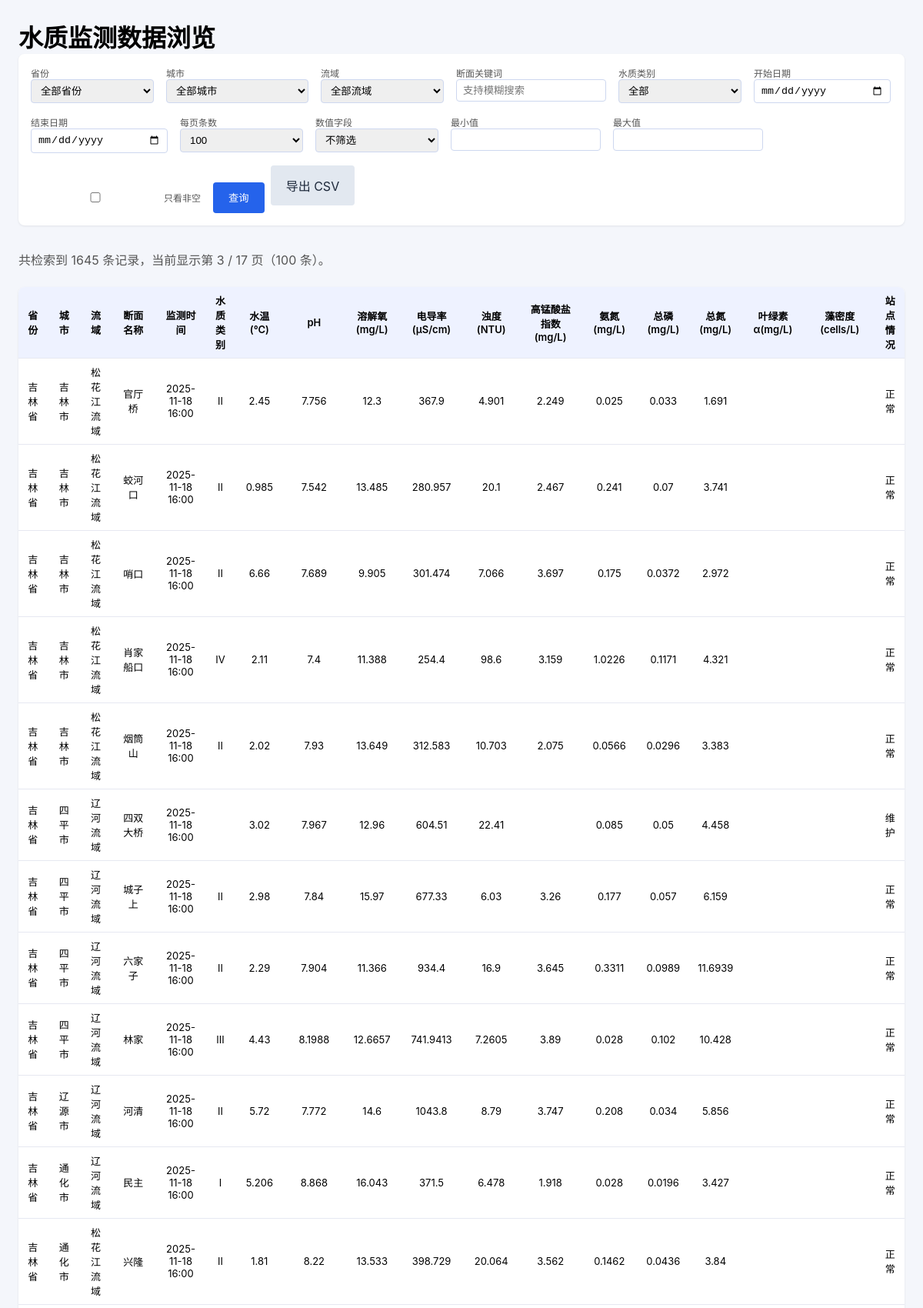
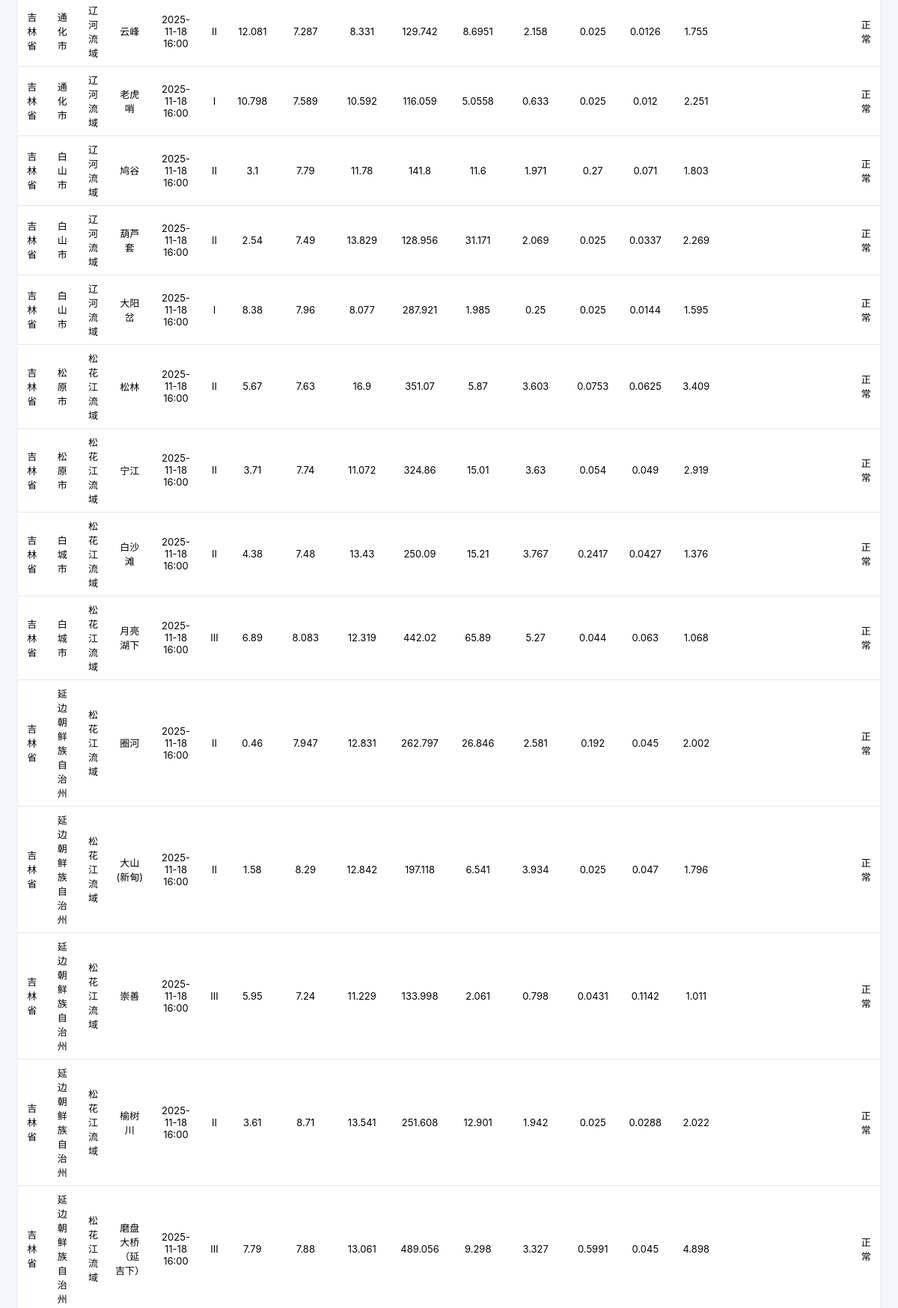
Screenshot of /?page_size=100&page=3 (upper part) with the database file from the repository (2 pictures, top to bottom).
### scraper/storage.py (models this page shows)
class Reading(Base):
    __tablename__ = "readings"
    id = Column(Integer, primary_key=True)
    station_id = Column(Integer, ForeignKey("stations.id"), nullable=False)
    observed_at = Column(DateTime(timezone=True), nullable=False)
    batch_time = Column(DateTime(timezone=True), nullable=False)
    payload = Column(Text, nullable=True)  # JSON blob containing metrics and raw fields
    station = relationship("Station", back_populates="readings")
    __table_args__ = (
        Index("ix_unique_reading", "station_id", "observed_at", unique=True),
    )

class Station(Base):
    __tablename__ = "stations"
    id = Column(Integer, primary_key=True)
    province = Column(String(64), nullable=True)
    city = Column(String(64), nullable=True)
    basin = Column(String(128), nullable=True)
    river = Column(String(128), nullable=True)
    station_name = Column(String(128), nullable=False)
    station_code = Column(String(64), nullable=True, unique=True)
    readings = relationship("Reading", back_populates="station", cascade="all, delete-orphan")
    __table_args__ = (
        UniqueConstraint(
            "province",
            "city",
            "basin",
            "river",
            "station_name",
            name="uq_station_composite",
        ),
    )

### webapp/main.py (the view)
@app.get("/", response_class=HTMLResponse)
def index(
    request: Request,
    province: Optional[str] = Query(default=None, description="省份"),
    basin: Optional[str] = Query(default=None, description="流域"),
    city: Optional[str] = Query(default=None, description="城市"),
    station_keyword: Optional[str] = Query(default=None, description="断面关键词"),
    water_quality_class: Optional[str] = Query(default=None, description="水质类别"),
    start_date: Optional[str] = Query(default=None, description="开始日期 (YYYY-MM-DD)"),
    end_date: Optional[str] = Query(default=None, description="结束日期 (YYYY-MM-DD)"),
    metric_filter: Optional[str] = Query(default=None, description="数值字段筛选"),
    min_value: Optional[str] = Query(default=None, description="最小值"),
    max_value: Optional[str] = Query(default=None, description="最大值"),
    non_null: bool = Query(False, description="只看非空"),
    page: int = Query(1, ge=1, description="页码"),
    page_size: int = Query(100, ge=10, le=500, description="每页数量"),
):
    session = _open_session()
    try:
        provinces, basins = _collect_filter_options(session)
        cities = _collect_cities(session, province)
        start_dt = _parse_date(start_date, time.min)
        end_dt = _parse_date(end_date, time.max)
        min_value_parsed = _parse_float(min_value)
        max_value_parsed = _parse_float(max_value)
        conditions = _build_conditions(
            province,
            basin,
            city,
            station_keyword,
            water_quality_class,
            start_dt,
            end_dt,
            metric_filter,
            min_value_parsed,
            max_value_parsed,
            non_null,
        )
        count_stmt = select(func.count()).select_from(Reading).join(
            Station, Reading.station_id == Station.id
        )
        for condition in conditions:
            count_stmt = count_stmt.where(condition)
        total = session.execute(count_stmt).scalar_one()
        page_size = page_size if page_size in PAGE_SIZE_OPTIONS else PAGE_SIZE_OPTIONS[1]
        total_pages = max(1, math.ceil(total / page_size))
        page = min(page, total_pages)
        offset = (page - 1) * page_size
        data_stmt = _base_select().where(*conditions).order_by(Reading.observed_at.desc())
        data_stmt = data_stmt.offset(offset).limit(page_size)
        rows = session.execute(data_stmt).all()
        prepared_rows = _prepare_rows(rows)
    finally:
        session.close()
    base_params = {
        "province": province or "",
        "basin": basin or "",
        "city": city or "",
        "station_keyword": station_keyword or "",
        "water_quality_class": water_quality_class or "",
        "start_date": start_date or "",
        "end_date": end_date or "",
        "metric_filter": metric_filter or "",
        "min_value": min_value if min_value is not None else "",
        "max_value": max_value if max_value is not None else "",
        "non_null": int(non_null),
        "page_size": page_size,
    }
    export_query = _build_query_params(base_params)
    prev_query = _build_query_params({**base_params, "page": page - 1}) if page > 1 else ""
    next_query = (
        _build_query_params({**base_params, "page": page + 1})
        if page < total_pages
        else ""
    )
    return templates.TemplateResponse(
        "index.html",
        {
            "request": request,
            "rows": prepared_rows,
            "metrics": DISPLAY_METRICS,
            "provinces": provinces,
            "basins": basins,
            "cities": cities,
            "selected_filters": {
                "province": province or "",
                "basin": basin or "",
                "city": city or "",
                "station_keyword": station_keyword or "",
                "water_quality_class": water_quality_class or "",
                "start_date": start_date or "",
                "end_date": end_date or "",
                "page": page,
                "page_size": page_size,
            },
            "row_count": len(prepared_rows),
            "total": total,
            "page": page,
            "total_pages": total_pages,
            "page_size_options": PAGE_SIZE_OPTIONS,
            "prev_query": prev_query,
            "next_query": next_query,
            "export_query": export_query,
            "water_quality_classes": WATER_QUALITY_CLASSES,
            "chart_metrics": NUMERIC_METRICS,
            "selected_metric_filter": metric_filter or "",
            "min_value": "" if min_value is None else min_value,
            "max_value": "" if max_value is None else max_value,
            "non_null": non_null,
            "active_tab": "table",
        },
    )

### webapp/templates/index.html (shortened to what this page needs)
<!DOCTYPE html>
<html lang="zh-CN">
  <head>
  </head>
  <body>
    <h1>水质监测数据浏览</h1>
    <form method="get" class="filters">
      <label>
        省份
        <select name="province">
          <option value="">全部省份</option>
        </select>
      </label>
      <label>
        城市
        <select name="city">
          <option value="">全部城市</option>
        </select>
      </label>
      <label>
        流域
        <select name="basin">
          <option value="">全部流域</option>
        </select>
      </label>
      <label>
        断面关键词
        <input
          type="text"
          name="station_keyword"
          placeholder="支持模糊搜索"
          value="{{ selected_filters.station_keyword }}"
        />
      </label>
      <label>
        水质类别
        <select name="water_quality_class">
          <option value="">全部</option>
        </select>
      </label>
      <label>
        开始日期
        <input type="date" name="start_date" value="{{ selected_filters.start_date }}" />
      </label>
      <label>
        结束日期
        <input type="date" name="end_date" value="{{ selected_filters.end_date }}" />
      </label>
      <label>
        每页条数
        <select name="page_size">
          {% for size in page_size_options %}
          <option value="{{ size }}" {% if size == selected_filters.page_size %}selected{% endif %}>
            {{ size }}
          </option>
          {% endfor %}
        </select>
      </label>
      <label>
        数值字段
        <select name="metric_filter">
          <option value="">不筛选</option>
        </select>
      </label>
      <label>
        最小值
        <input type="number" step="any" name="min_value" value="{{ min_value }}" />
      </label>
      <label>
        最大值
        <input type="number" step="any" name="max_value" value="{{ max_value }}" />
      </label>
      <label style="flex-direction: row; align-items: center; gap: 6px; margin-top: 22px;">
        <input type="checkbox" name="non_null" value="1" {% if non_null %}checked{% endif %} />
        只看非空
      </label>
      <div style="align-self: flex-end; display: flex; gap: 8px">
        <button type="submit">查询</button>
        <a class="link-button secondary" href="/export?{{ export_query }}" target="_blank">
          导出 CSV
        </a>
      </div>
    </form>
    <div class="actions">
      <p class="summary">
        共检索到 {{ total }} 条记录，当前显示第 {{ page }} / {{ total_pages }} 页（{{ row_count }} 条）。
      </p>
    </div>
    {% if rows %}
    <table>
      <thead>
        <tr>
          <th>省份</th>
          <th>城市</th>
          <th>流域</th>
          <th>断面名称</th>
          <th>监测时间</th>
          {% for _, label in metrics %}
          <th>{{ label }}</th>
          {% endfor %}
        </tr>
      </thead>
      <tbody>
        {% for row in rows %}
        <tr>
          <td>{{ row.province }}</td>
          <td>{{ row.city }}</td>
          <td>{{ row.basin }}</td>
          <td>{{ row.station_name }}</td>
          <td>{{ row.observed_at }}</td>
          {% for key, _ in metrics %}
          <td>{{ row.metrics[key] or "" }}</td>
          {% endfor %}
        </tr>
        {% endfor %}
      </tbody>
    </table>
    {% else %}
    <div class="empty">没有符合条件的数据。</div>
    {% endif %}
  </body>
</html>

### webapp/templates/index.html (style rules this page uses)
body { font-family: -apple-system, BlinkMacSystemFont, "Segoe UI", Roboto, sans-serif; margin: 24px; background: #f4f6fb; }
h1 { margin: 0; }
.filters { display: flex; flex-wrap: wrap; gap: 16px; padding: 16px; background: #fff; border-radius: 8px; box-shadow: 0 1px 3px rgba(0, 0, 0, 0.08); margin-bottom: 16px; }
label { display: flex; flex-direction: column; font-size: 12px; color: #555; }
select, input { min-width: 160px; padding: 6px 8px; border: 1px solid #cdd7ef; border-radius: 4px; }
button, .link-button { padding: 8px 20px; background: #2563eb; color: #fff; border: none; border-radius: 4px; cursor: pointer; text-decoration: none; display: inline-flex; align-items: center; justify-content: center; height: 36px; }
.secondary { background: #e2e8f0; color: #1e293b; }
.summary { margin-bottom: 12px; color: #555; }
table { width: 100%; border-collapse: collapse; background: #fff; border-radius: 8px; overflow: hidden; box-shadow: 0 1px 3px rgba(0, 0, 0, 0.08); }
th, td { padding: 8px 10px; border-bottom: 1px solid #e6e8f1; font-size: 13px; text-align: center; }
th { background: #eef2ff; font-weight: 600; }
.actions { display: flex; justify-content: space-between; align-items: center; margin-bottom: 12px; }
.filters button[type="submit"] { margin-top: 22px; height: 40px; }

### rows the page displays
Reading: province "吉林省", city "吉林市", basin "松花江流域", station_name "官厅桥", observed_at "2025-11-18 16:00", metrics "Ⅱ" "2.45" "7.756" "12.3" "367.9" "4.901" "2.249" "0.025" "0.033" "1.691" "正常"
Reading: province "吉林省", city "吉林市", basin "松花江流域", station_name "蛟河口", observed_at "2025-11-18 16:00", metrics "Ⅱ" "0.985" "7.542" "13.485" "280.957" "20.1" "2.467" "0.241" "0.07" "3.741" "正常"
Reading: province "吉林省", city "吉林市", basin "松花江流域", station_name "哨口", observed_at "2025-11-18 16:00", metrics "Ⅱ" "6.66" "7.689" "9.905" "301.474" "7.066" "3.697" "0.175" "0.0372" "2.972" "正常"
Reading: province "吉林省", city "吉林市", basin "松花江流域", station_name "肖家船口", observed_at "2025-11-18 16:00", metrics "Ⅳ" "2.11" "7.4" "11.388" "254.4" "98.6" "3.159" "1.0226" "0.1171" "4.321" "正常"
Reading: province "吉林省", city "吉林市", basin "松花江流域", station_name "烟筒山", observed_at "2025-11-18 16:00", metrics "Ⅱ" "2.02" "7.93" "13.649" "312.583" "10.703" "2.075" "0.0566" "0.0296" "3.383" "正常"
Reading: province "吉林省", city "四平市", basin "辽河流域", station_name "四双大桥", observed_at "2025-11-18 16:00", metrics "3.02" "7.967" "12.96" "604.51" "22.41" "0.085" "0.05" "4.458" "维护"
Reading: province "吉林省", city "四平市", basin "辽河流域", station_name "城子上", observed_at "2025-11-18 16:00", metrics "Ⅱ" "2.98" "7.84" "15.97" "677.33" "6.03" "3.26" "0.177" "0.057" "6.159" "正常"
Reading: province "吉林省", city "四平市", basin "辽河流域", station_name "六家子", observed_at "2025-11-18 16:00", metrics "Ⅱ" "2.29" "7.904" "11.366" "934.4" "16.9" "3.645" "0.3311" "0.0989" "11.6939" "正常"
Reading: province "吉林省", city "四平市", basin "辽河流域", station_name "林家", observed_at "2025-11-18 16:00", metrics "Ⅲ" "4.43" "8.1988" "12.6657" "741.9413" "7.2605" "3.89" "0.028" "0.102" "10.428" "正常"
Reading: province "吉林省", city "辽源市", basin "辽河流域", station_name "河清", observed_at "2025-11-18 16:00", metrics "Ⅱ" "5.72" "7.772" "14.6" "1043.8" "8.79" "3.747" "0.208" "0.034" "5.856" "正常"
Reading: province "吉林省", city "通化市", basin "辽河流域", station_name "民主", observed_at "2025-11-18 16:00", metrics "Ⅰ" "5.206" "8.868" "16.043" "371.5" "6.478" "1.918" "0.028" "0.0196" "3.427" "正常"
Reading: province "吉林省", city "通化市", basin "松花江流域", station_name "兴隆", observed_at "2025-11-18 16:00", metrics "Ⅱ" "1.81" "8.22" "13.533" "398.729" "20.064" "3.562" "0.1462" "0.0436" "3.84" "正常"
Reading: province "吉林省", city "通化市", basin "辽河流域", station_name "云峰", observed_at "2025-11-18 16:00", metrics "Ⅱ" "12.081" "7.287" "8.331" "129.742" "8.6951" "2.158" "0.025" "0.0126" "1.755" "正常"
Reading: province "吉林省", city "通化市", basin "辽河流域", station_name "老虎哨", observed_at "2025-11-18 16:00", metrics "Ⅰ" "10.798" "7.589" "10.592" "116.059" "5.0558" "0.633" "0.025" "0.012" "2.251" "正常"
Reading: province "吉林省", city "白山市", basin "辽河流域", station_name "鸠谷", observed_at "2025-11-18 16:00", metrics "Ⅱ" "3.1" "7.79" "11.78" "141.8" "11.6" "1.971" "0.27" "0.071" "1.803" "正常"
Reading: province "吉林省", city "白山市", basin "辽河流域", station_name "葫芦套", observed_at "2025-11-18 16:00", metrics "Ⅱ" "2.54" "7.49" "13.829" "128.956" "31.171" "2.069" "0.025" "0.0337" "2.269" "正常"
Reading: province "吉林省", city "白山市", basin "辽河流域", station_name "大阳岔", observed_at "2025-11-18 16:00", metrics "Ⅰ" "8.38" "7.96" "8.077" "287.921" "1.985" "0.25" "0.025" "0.0144" "1.595" "正常"
Reading: province "吉林省", city "松原市", basin "松花江流域", station_name "松林", observed_at "2025-11-18 16:00", metrics "Ⅱ" "5.67" "7.63" "16.9" "351.07" "5.87" "3.603" "0.0753" "0.0625" "3.409" "正常"
Reading: province "吉林省", city "松原市", basin "松花江流域", station_name "宁江", observed_at "2025-11-18 16:00", metrics "Ⅱ" "3.71" "7.74" "11.072" "324.86" "15.01" "3.63" "0.054" "0.049" "2.919" "正常"
Reading: province "吉林省", city "白城市", basin "松花江流域", station_name "白沙滩", observed_at "2025-11-18 16:00", metrics "Ⅱ" "4.38" "7.48" "13.43" "250.09" "15.21" "3.767" "0.2417" "0.0427" "1.376" "正常"
Reading: province "吉林省", city "白城市", basin "松花江流域", station_name "月亮湖下", observed_at "2025-11-18 16:00", metrics "Ⅲ" "6.89" "8.083" "12.319" "442.02" "65.89" "5.27" "0.044" "0.063" "1.068" "正常"
Reading: province "吉林省", city "延边朝鲜族自治州", basin "松花江流域", station_name "圈河", observed_at "2025-11-18 16:00", metrics "Ⅱ" "0.46" "7.947" "12.831" "262.797" "26.846" "2.581" "0.192" "0.045" "2.002" "正常"
Reading: province "吉林省", city "延边朝鲜族自治州", basin "松花江流域", station_name "大山(新甸)", observed_at "2025-11-18 16:00", metrics "Ⅱ" "1.58" "8.29" "12.842" "197.118" "6.541" "3.934" "0.025" "0.047" "1.796" "正常"
Reading: province "吉林省", city "延边朝鲜族自治州", basin "松花江流域", station_name "崇善", observed_at "2025-11-18 16:00", metrics "Ⅲ" "5.95" "7.24" "11.229" "133.998" "2.061" "0.798" "0.0431" "0.1142" "1.011" "正常"
Reading: province "吉林省", city "延边朝鲜族自治州", basin "松花江流域", station_name "榆树川", observed_at "2025-11-18 16:00", metrics "Ⅱ" "3.61" "8.71" "13.541" "251.608" "12.901" "1.942" "0.025" "0.0288" "2.022" "正常"
Reading: province "吉林省", city "延边朝鲜族自治州", basin "松花江流域", station_name "磨盘大桥（延吉下）", observed_at "2025-11-18 16:00", metrics "Ⅲ" "7.79" "7.88" "13.061" "489.056" "9.298" "3.327" "0.5991" "0.045" "4.898" "正常"

### other values shown
{{ total }} "1645"
{{ page }} "3"
{{ total_pages }} "17"
{{ row_count }} "100"
{{ label }} "水质类别" "水温(℃)" "pH" "溶解氧(mg/L)" "电导率(μS/cm)" "浊度(NTU)" "高锰酸盐指数(mg/L)" "氨氮(mg/L)" "总磷(mg/L)" "总氮(mg/L)" "叶绿素α(mg/L)" "藻密度(cells/L)" "站点情况"
form field page_size "100"
